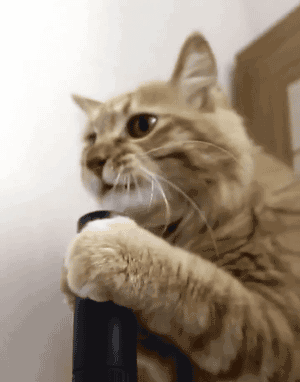
#> input picture catgif.gif, 300 x 382 px
$ jupyter execute Vector_Cats.ipynb
#> lines starting #> are read from the running program, lines starting #| are printed output that depends on the picture; long printed decimals are rounded
# Vector/Tensors operations
Group: Yulisa Niño, Miguel Granados, Juan Camilo Samriento

[cell 1]
from PIL import Image
import matplotlib.pyplot as plt
from PIL import Image
import numpy as np

Getting to know how to extract image with PIL:

[cell 2]
gif = Image.open("catgif.gif")
#> gif is the input picture: PIL image 300x382 P; mean R, G, B, A 158, 143.8, 128, 255
rgbgif=gif.convert("RGB")
print(rgbgif.getbands())
#| ('R', 'G', 'B')
rgbgif.seek(rgbgif.tell())
print(rgbgif.tell())
#| 0
frame=np.array(rgbgif)
print(frame.shape)
#| (382, 300, 3)
plt.imshow(frame)

[cell 3]
type(frame[0,0,0])

Test on image merging to darken or brighten the video:

[cell 4]
black=np.zeros(frame.shape,dtype='uint8')
white=np.ones(frame.shape,dtype='uint8')*255

#blend image with black to darken, or white to brighten,alpha is percentage
alpha=0.3
darkcat=np.uint8((1-alpha)*frame+(alpha)*black)
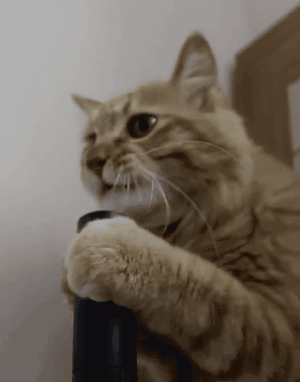
#> darkcat: shape (382, 300, 3); mean R, G, B 110.2, 100.1, 89.2
plt.imshow(darkcat)

[cell 5]
alpha=0.1
darkcat=np.uint8((1-alpha)*frame+(alpha)*white)
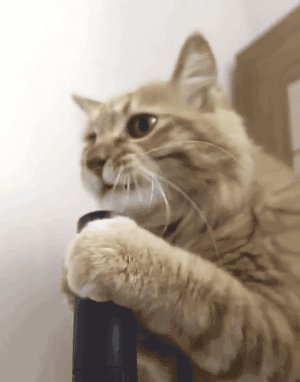
#> darkcat: shape (382, 300, 3); mean R, G, B 167.2, 154.5, 140.2
plt.imshow(darkcat)

Defining functions to change the brightness of video:

[cell 6]
def combine(frame,mat,alpha):
    result=np.uint8((1-alpha)*frame+(alpha)*mat)
    return result

[cell 7]
def change_brightness_frame(frame,alpha,brighter):
    if brighter:
        mat=np.ones(frame.shape,dtype='uint8')*255
    else:
        mat=np.zeros(frame.shape,dtype='uint8')
    result=combine(frame,mat,alpha)
    return result

[cell 8]
def change_brightness_gif(name:str,brighter:bool,percent):
#> called with name = 'catgif.gif', brighter = True, percent = 0.4
    im = Image.open(name)
    images=[]
    frame_duration = im.info['duration']
#> frame_duration = 80
    try:
        while 1:
            frame_duration = im.info['duration']  # returns current frame duration in milli sec.
            im.seek(im.tell()+1)
            # print(im.tell())
            a = np.array(im)
            images.append(Image.fromarray(change_brightness_frame(a,alpha=percent,brighter=brighter)))
#> this loop made 51 passes
#> pass 1, in combine, `result=np.uint8((1-alpha)*frame+(alpha)*mat)`:
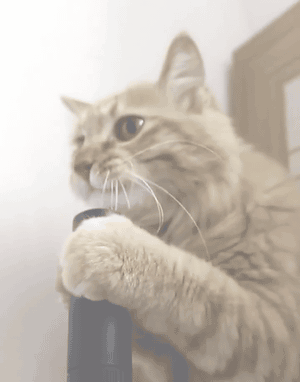
#> result: shape (382, 300, 4); mean R, G, B, A 196.2, 187.4, 177.7, 255
#> pass 2, in combine (call 2), `result=np.uint8((1-alpha)*frame+(alpha)*mat)`:
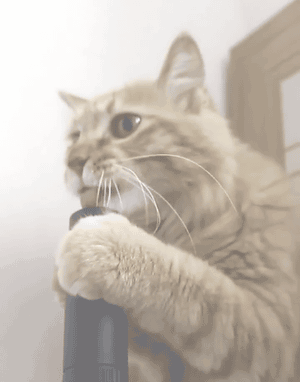
#> result: shape (382, 300, 4); mean R, G, B, A 195.8, 186.9, 177.1, 255
#> after the loop:
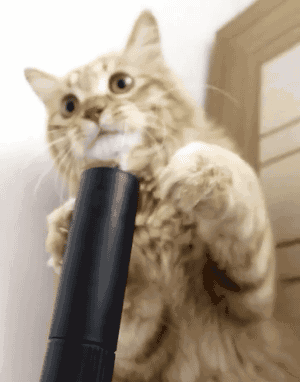
#> a: shape (382, 300, 4); mean R, G, B, A 167.4, 153.5, 136.3, 255
#> after the loop, images = 50 items
            # print(a.shape)
            # display(im,imga)
    except EOFError:
        pass # end of sequence

    n_per=str(percent)
    if brighter:
        n="_brighter_"+n_per.replace("0.","")+".gif"
    else:
        n="_darker_"+n_per.replace("0.","")+".gif"
    #Save brighter or darker gif
    images[0].save(name[:-4]+n,save_all=True, append_images=images[1:], optimize=False,duration=frame_duration, loop=0)

[cell 9]
change_brightness_gif("catgif.gif",brighter=True,percent=0.4)

Defining functions to add elements to the video:

[cell 10]
def add_line_2_frame(frame,channel,row,col,axis):
    if channel=="R":
        ch_tup=(1,2)
    if channel=="G":
        ch_tup=(0,2)
    if channel=="B":
        ch_tup=(0,1)
    if axis==0:
        frame[row,:,ch_tup]=0
    if axis==1:
        frame[:,col,ch_tup]=0
    return frame

[cell 11]
def add_lines_gif(name):
#> called with name = 'catgif.gif'
    im = Image.open(name)
    images=[]
    frame_duration = im.info['duration']
#> frame_duration = 80
    try:
        while 1:
            im.seek(im.tell()+1)
            a = np.array(im)
            if im.tell()%3==0:
                channel="R"
            if im.tell()%3==1:
                channel="G"
            if im.tell()%3==2:
                channel="B"
            # Add lines of different colors in random rows aand columns of each frame
            new=add_line_2_frame(a,channel,np.random.randint(0,a.shape[0]),np.random.randint(0,a.shape[1]),axis=im.tell()%2)
            images.append(Image.fromarray(new))
#> this loop made 51 passes
#> pass 3, in add_lines_gif, `a = np.array(im)`:
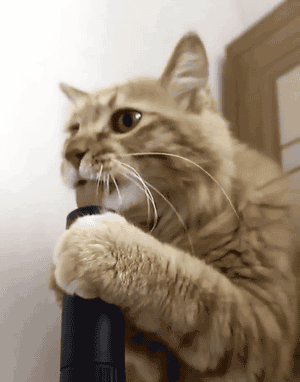
#> a: shape (382, 300, 4); mean R, G, B, A 156.7, 141.6, 124.6, 255
#> after the loop, images = 50 items
    except EOFError:
        pass # end of sequence

    #Save gif with random color lines
    images[0].save(name[:-4]+"_lines.gif",save_all=True, append_images=images[1:], optimize=False,duration=frame_duration, loop=0)

[cell 12]
add_lines_gif("catgif.gif")

Defining functions to detect the number of frame where the pipe shows the most in the video:

[cell 13]
def rgb_2_bw(image,method='ave'):
#> called with method = 'ave'
    bw=np.zeros((image.shape[0],image.shape[1]),dtype='uint8')
    if method=="ave":
        bw+=np.uint8(image[:,:,0]/3)
        bw+=np.uint8(image[:,:,1]/3)
        bw+=np.uint8(image[:,:,2]/3)
    if method=="weight":
        bw+=np.uint8(image[:,:,0]*0.2627)
        bw+=np.uint8(image[:,:,1]*0.678)
        bw+=np.uint8(image[:,:,2]*0.0593)

    # See more at https://www.tutorialspoint.com/dip/grayscale_to_rgb_conversion.htm
    # See more at https://en.wikipedia.org/wiki/Grayscale
    # Y'=0.299R'+0.587G'+0.114B'
    # Y'=0.2126R'+0.7152G'+0.0722B'.
    # Y'=0.2627R'+0.6780G'+0.0593B'

    return bw

[cell 14]
im = Image.open("catgif.gif")
im.seek(im.tell()+1)
a = np.array(im)
n=rgb_2_bw(a,'ave')
print(n.shape)
#| (382, 300)
plt.imshow(n,cmap='gray')

[cell 15]
im = Image.open("catgif.gif")
im.seek(im.tell()+1)
a = np.array(im)
n=rgb_2_bw(a,'weight')
print(n.shape)
#| (382, 300)
plt.imshow(n,cmap='gray')

[cell 16]
def get_avg_image(image):
    average=np.sum(image)/(image.shape[0]*image.shape[1])
#> average = 141.4
#| 141.392
#> call 4 of rgb_2_bw, with method = 'ave'
#> in rgb_2_bw (call 4), `bw+=np.uint8(image[:,:,1]/3)`:
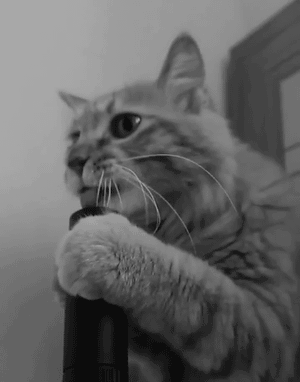
#> bw: shape (382, 300); min 12, max 168, mean 98.9
#> in rgb_2_bw (call 4), `bw+=np.uint8(image[:,:,2]/3)`:
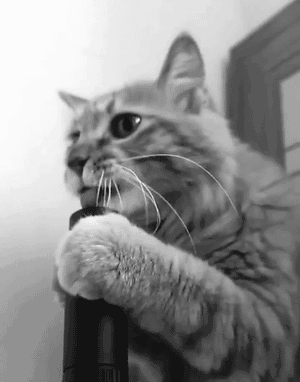
#> bw: shape (382, 300); min 19, max 252, mean 140.5
#| 140.512
    average=np.average(image)
    return average

[cell 17]
def get_sum_image(image):
    suma=np.sum(image)
#> suma = 29223000
    return suma

[cell 18]
im = Image.open("catgif.gif")
im.seek(im.tell()+1)
a = np.array(im)
print(get_avg_image(rgb_2_bw(a)))
im.seek(im.tell()+1)
a = np.array(im)
print(get_avg_image(rgb_2_bw(a)))
print(get_sum_image(np.ones((a.shape[0],a.shape[1]))*255))
#| 29223000.0

[cell 19]
def get_pipe_frame(name,type_b):
#> called with name = 'catgif.gif', type_b = 'ave'
    im = Image.open(name)
    min_average=255
    n_frame=0
    try:
        while 1:
            im.seek(im.tell()+1)
            a = np.array(im)
            average_frame=get_avg_image(rgb_2_bw(a,type_b))
            # print(average_frame,im.tell())
            if average_frame<min_average:
                min_average=average_frame
                n_frame=im.tell()
                frame_pipe=a.copy()
#> this loop made 51 passes
#> (average_frame, min_average) on passes 1 to 3: (141.4, 141.4), (140.5, 140.5), (139.8, 139.8)
#> average_frame on passes 4 to 9: 140.1, 140.8, 140.7, 142.9, 143.8, 146
#| The frame where the pipe es shown the most is frame No. 3
#> pass 3, in rgb_2_bw (call 7), `bw+=np.uint8(image[:,:,2]/3)`:
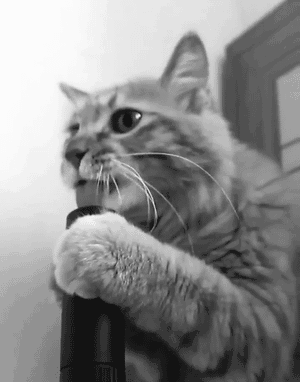
#> bw: shape (382, 300); min 19, max 252, mean 139.8
#> after the loop, min_average = 139.8; n_frame = 3
#> this loop made 51 passes
#> (average_frame, min_average) on passes 1 to 3: (144.6, 144.6), (143.8, 143.8), (143.3, 143.3)
#> average_frame on passes 4 to 9: 143.5, 144.3, 144.2, 146.4, 147.3, 149.5
#| The frame where the pipe es shown the most is frame No. 3
#> pass 2, in rgb_2_bw (call 56), `bw+=np.uint8(image[:,:,0]*0.2627)`:
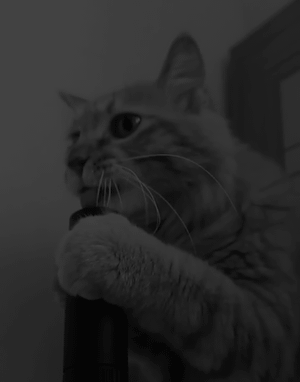
#> bw: shape (382, 300); min 5, max 66, mean 40.8
#> after the loop, min_average = 143.3; n_frame = 3
    except EOFError:
        pass # end of sequence

    print(f"The frame where the pipe es shown the most is frame No. {n_frame}")
    plt.imshow(frame_pipe)
    # plt.imshow(rgb_2_bw(frame_pipe,type_b),cmap='gray')
